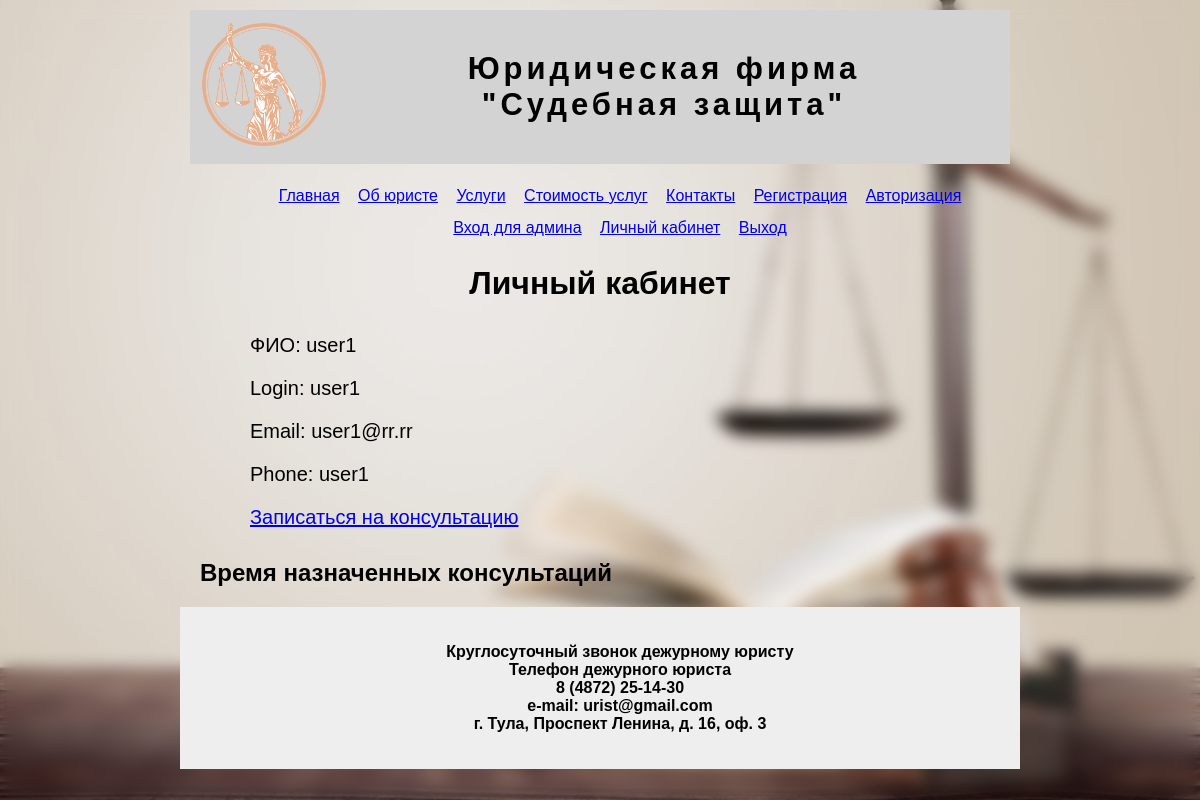
Screenshot of /panel (signed in) with the database file from the repository.
### tables this page shows
CREATE TABLE users (
 id INTEGER PRIMARY KEY AUTOINCREMENT,
 fio TEXT NOT NULL,
 login TEXT NOT NULL,
 password TEXT NOT NULL,
 email TEXT NOT NULL,
 phone TEXT NOT NULL
);

### app.py (the view)
@app.route('/panel', methods=('GET', 'POST'))
def panel():
 if 'user' in session:
  login = session['user']
  conn = get_db_connection()
  cursor = conn.cursor()
  suser = cursor.execute('select * from users where login=?', (login,)).fetchone()
  conn.commit()
  cons = cursor.execute('select * from zap where fio=?', (login,)).fetchall()
  conn.commit()
  print(cons)
  data = dict(fio=suser[1],login=suser[2], email=suser[4],phone=suser[5], cons=cons)
  return render_template('panel.html', data=data)
 else:
  return redirect('auth')

### app.py (called while the page is built)
def get_db_connection():
 conn = sqlite3.connect('visitka.db')
 cursor = conn.cursor()
 conn.commit()
 return conn

### templates/panel.html (shortened to what this page needs)
{% extends 'main.html' %}
{% block content %}
<h1>Личный кабинет</h1>
<ul class="panel">
    <li>ФИО: {{data.fio}}</li>
     <li>Login: {{data.login}}</li>
     <li>Email: {{data.email}}</li>
     <li>Phone: {{data.phone}}</li>
    <li><a href="/">Записаться на консультацию</a></li>
</ul>
<h2>Время назначенных консультаций</h2>
{% endblock %}

### static/app.css (style rules this page uses)
body { margin: 0; padding: 0; font-family: Arial; font-size: 16px }
a { text-decoration: none color: blue }
h1 { text-align: center }
.panel { list-style: none; font-size: 20px }
.panel li { padding: 10px }

### rows the page displays
users: fio "user1", login "user1", email "user1@rr.rr", phone "user1"
